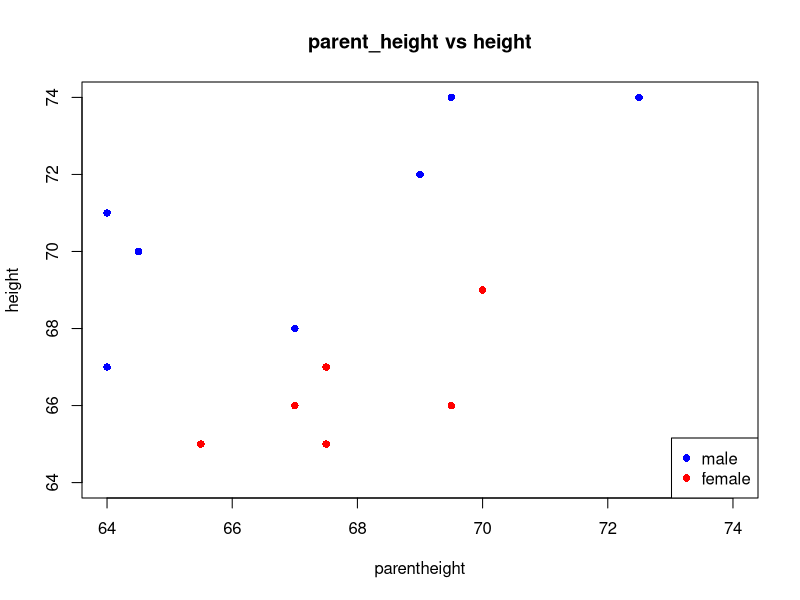
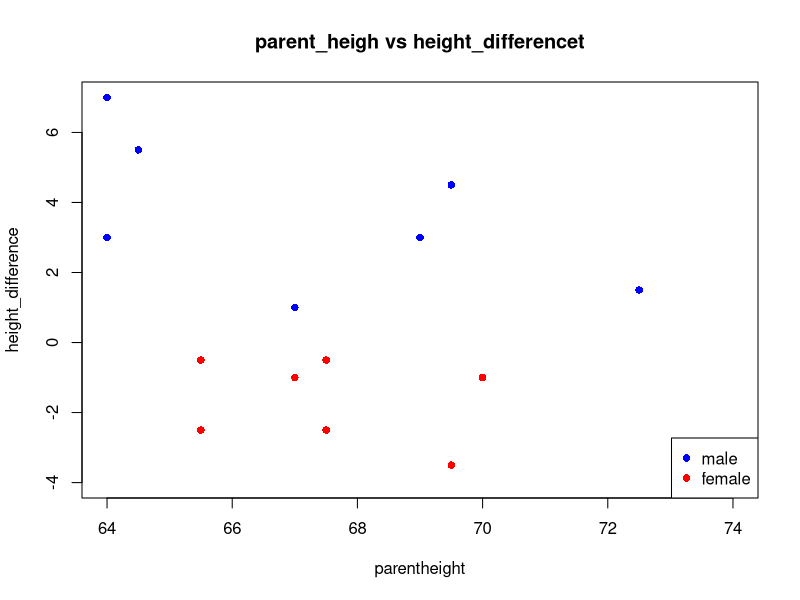
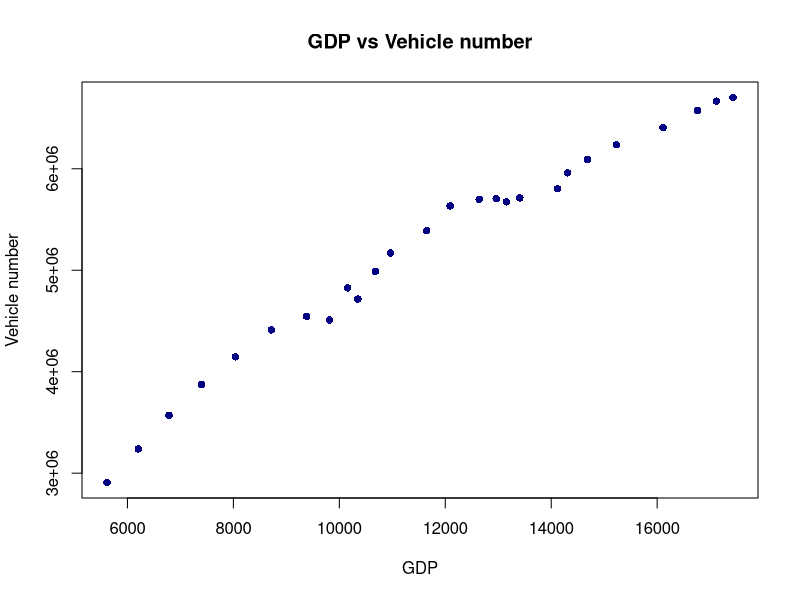
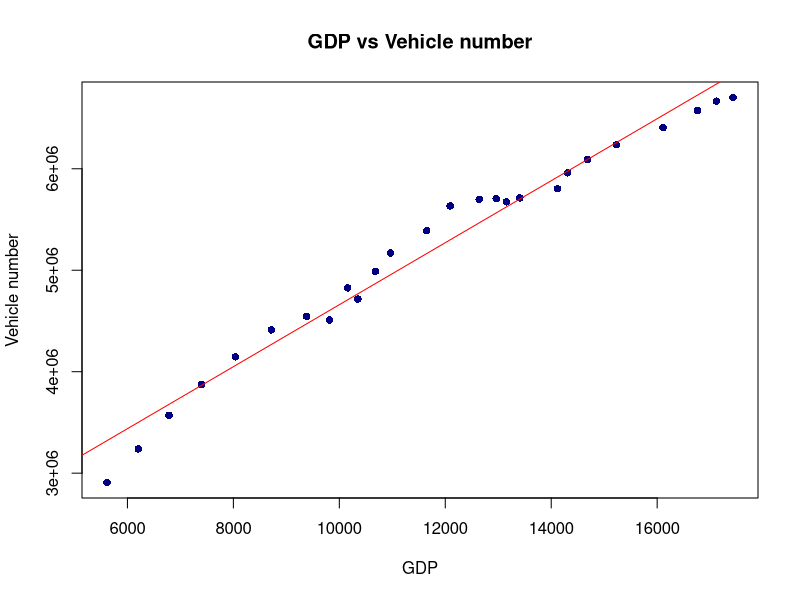

R code for these plots, in order:
## ---- chunk 1
height_m=c(71,70,74,67,65,72,68,74)
height_f=c(60,66,65,66,67,63,69,63,61,65)
parheight_m=c(64,64.5,72.5,64,63,69,67,69.5)
parheight_f=c(63.5,67,65.5,69.5,67.5,65.5,70,63,63,67.5)
## ---- chunk 2
plot(x=c(64,74),type="n",xlim=c(64,74),main="parent_height vs height",ylab="height",xlab="parentheight")
points(parheight_m,height_m,pch=16,col="blue")
points(parheight_f,height_f,pch=16,col='red')
legend("bottomright",c("male","female"),col=c("blue","red"),pch=c(16,16))

## ---- chunk 3
male_d=height_m-parheight_m
female_d=height_f-parheight_f
## ---- chunk 4
plot(x=c(-4,7),type="n",xlim=c(64,74),main="parent_heigh vs height_differencet",ylab="height_difference",xlab="parentheight")
points(parheight_m,male_d,pch=16,col="blue")
points(parheight_f,female_d,pch=16,col='red')
legend("bottomright",c("male","female"),col=c("blue","red"),pch=c(16,16))
## ---- chunk 5
yhat_d=(126-2.34*40)-(126-2.34*42);yhat_d
y_d=25-29;y_d
## ---- chunk 6
126-2.34*33
## ---- chunk 7
88/284
## ---- chunk 8
113.6-1.01*0
## ---- chunk 9
272.63-0.1184*2010
## ---- chunk 10
4*-0.1184
## ---- chunk 11
veh=read.csv("Vehicles.csv",sep=",",header=T)
head(veh)
## ---- chunk 12
vehicle=veh$Vehicle
GDP=veh$GDP
plot(vehicle~GDP,pch=16,cex=1,col="navy",main="GDP vs Vehicle number",xlab="GDP",ylab="Vehicle number")
## ---- chunk 13
cor.test(GDP,vehicle)
## ---- chunk 14
RESULTS=lm(vehicle~GDP)
summary(RESULTS)     
## ---- chunk 15
RESULTS$coefficients
## ---- chunk 16
head(RESULTS$residuals)
mean(abs(RESULTS$residuals))
## ---- chunk 17
head(RESULTS$fitted.values)
## ---- chunk 18

plot(vehicle~GDP,pch=16,cex=1,col="navy",main="GDP vs Vehicle number",xlab="GDP",ylab="Vehicle number")

abline(RESULTS,col="red")
## ---- chunk 19
anova(RESULTS)
